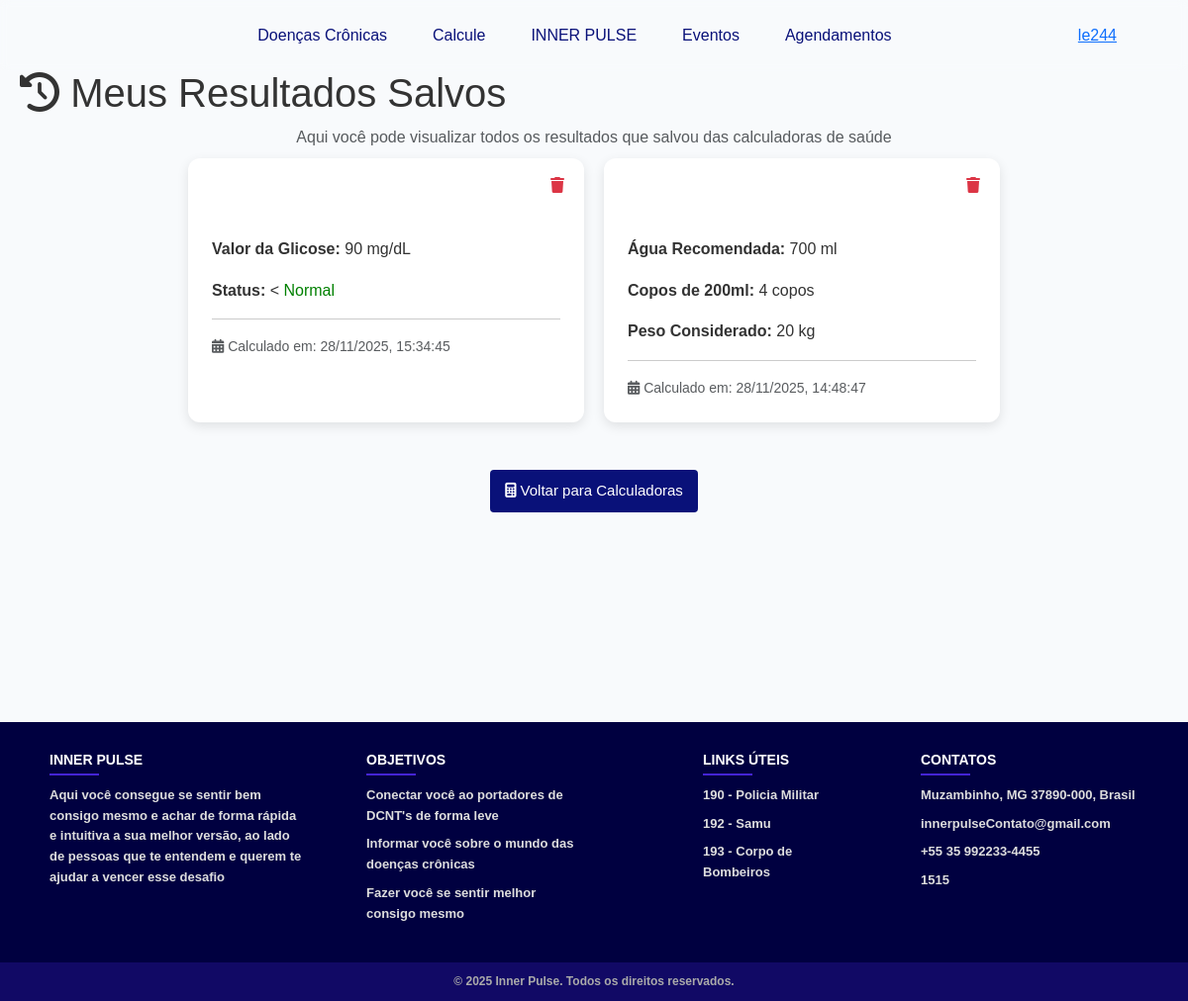
The app's page /meus-resultados/ (signed in) with its own data.
### app/models.py (models this page shows, shortened)
class Usuario(models.Model):
    user = models.OneToOneField(
        User,
        on_delete=models.CASCADE,
        related_name="usuario",
    )
    nome = models.CharField(max_length=100, blank=True, null=True)
    data_nasc = models.DateField(blank=True, null=True)
    cpf = models.CharField(max_length=11, blank=True, null=True)
    telefone = models.CharField(max_length=15, blank=True, null=True)
    email = models.CharField(max_length=100, blank=True, null=True)
    doenca = models.CharField(max_length=100, blank=True, null=True)
    cidade = models.ForeignKey(Cidade, on_delete=models.SET_NULL, null=True, blank=True)
    ocupacao = models.ForeignKey(Ocupacao, on_delete=models.SET_NULL, null=True, blank=True)
    class Meta:
        verbose_name = "Usuário"
        verbose_name_plural = "Usuários"

class ResultadoCalculadora(models.Model):
    TIPO_CHOICES = [
        ('imc', 'IMC'),
        ('glicose', 'Glicose'),
        ('agua', 'Hidratação Diária'),
        ('pressao', 'Pressão Arterial'),
    ]
    usuario = models.ForeignKey(User, on_delete=models.CASCADE)
    tipo_calculo = models.CharField(max_length=20, choices=TIPO_CHOICES)
    resultado = models.JSONField()
    data_criacao = models.DateTimeField(default=timezone.now)
    class Meta:
        ordering = ['-data_criacao']
        verbose_name = "Resultado da Calculadora"
        verbose_name_plural = "Resultados da Calculadora"

### app/views.py (the view)
# urls.py: path('meus-resultados/', MeusResultadosView.as_view(), name='meus_resultados'),
class MeusResultadosView(LoginRequiredMixin, View):
    def get(self, request):
        resultados = ResultadoCalculadora.objects.filter(usuario=request.user)
        return render(request, 'meus_resultados.html', {'resultados': resultados})

### app/templates/meus_resultados.html (shortened to what this page needs)
{% extends "base.html" %}
{% block content %}
<div class="resultados-container">
    <div class="container">
        <div class="row">
            <div class="col-md-12">
                <h1 class="page-title">
                    <i class="fas fa-history"></i> Meus Resultados Salvos
                </h1>
                <p class="text-muted text-center mb-4">
                    Aqui você pode visualizar todos os resultados que salvou das calculadoras de saúde
                </p>
                {% if resultados %}
                    <div class="resultados-horizontal">
                        {% for resultado in resultados %}
                        <div class="resultado-card">
                            <div class="card-header card-header-resultados d-flex justify-content-between align-items-center">
                                <strong>
                                    <i class="fas
                                        {% if resultado.tipo_calculo == 'imc' %}fa-weight-scale
                                        {% elif resultado.tipo_calculo == 'glicose' %}fa-tint
                                        {% elif resultado.tipo_calculo == 'agua' %}fa-glass-water
                                        {% else %}fa-heart-pulse{% endif %}
                                    "></i>
                                </strong>
                                <div>
                                    <small class="text-white me-2">{{ resultado.data_criacao|date:"d/m/Y" }}</small>
                                    <a href="{% url 'deletar_resultado' resultado.id %}"
                                       onclick="return confirm('Tem certeza que quer excluir?')"
                                       class="text-danger">
                                        <i class="fas fa-trash"></i>
                                    </a>
                                </div>
                            </div>
                            <div class="card-body card-body-resultados">
                                {% if resultado.tipo_calculo == 'imc' %}
                                    <p><strong>Valor do IMC:</strong> {{ resultado.resultado.valor }}</p>
                                    <p><strong>Classificação:</strong> {{ resultado.resultado.classificacao }}</p>
                                    <p><strong>Peso:</strong> {{ resultado.resultado.peso }} kg</p>
                                    <p><strong>Altura:</strong> {{ resultado.resultado.altura }} m</p>
                                {% elif resultado.tipo_calculo == 'glicose' %}
                                    <p><strong>Valor da Glicose:</strong> {{ resultado.resultado.valor }} mg/dL</p>
                                    <p><strong>Status:</strong>
                                        {% if resultado.resultado.cor %}
                                            <<span style="color: {{ resultado.resultado.cor|default:'inherit' }}">
                                                {{ resultado.resultado.classificacao }}
                                            </span>
                                        {% else %}
                                            {{ resultado.resultado.classificacao }}
                                        {% endif %}
                                    </p>
                                {% elif resultado.tipo_calculo == 'agua' %}
                                    <p><strong>Água Recomendada:</strong> {{ resultado.resultado.agua_ml }} ml</p>
                                    <p><strong>Copos de 200ml:</strong> {{ resultado.resultado.copos }} copos</p>
                                    <p><strong>Peso Considerado:</strong> {{ resultado.resultado.peso }} kg</p>
                                {% endif %}
                                <hr class="my-3">
                                <p class="text-muted small mb-0">
                                    <i class="fas fa-calendar-alt"></i>
                                    Calculado em: {{ resultado.resultado.data }}
                                </p>
                            </div>
                        </div>
                        {% endfor %}
                    </div>
                    <div class="text-center mt-5">
                        <a href="{% url 'calcule' %}" class="btn btn-primary">
                            <i class="fas fa-calculator"></i> Voltar para Calculadoras
                        </a>
                    </div>
                {% endif %}
            </div>
        </div>
    </div>
</div>
{% endblock %}

### app/templates/partials/_header.html
<nav class="navbar navbar-expand-lg custom-navbar">
  <div class="container-fluid">
    <div class="collapse navbar-collapse" id="navbarText">
      <ul class="navbar-nav mx-auto">
        <li class="nav-item">
          <a class="nav-link {% if request.path == '/doenca/' %}active{% endif %}" href="{% url 'doenca' %}">Doenças
            Crônicas</a>
        </li>
        <li class="nav-item">
          <a class="nav-link {% if request.path == '/calcule/' %}active{% endif %}"
            href="{% url 'calcule' %}">Calcule</a>
        </li>
        <li class="nav-item">
          <a class="nav-link {% if request.path == '/' %}active{% endif %}" href="{% url 'index' %}">INNER PULSE</a>
        </li>
        <li class="nav-item">
          <a class="nav-link {% if request.path == '/evento/' %}active{% endif %}" href="{% url 'evento' %}">Eventos</a>
        </li>
        <li class="nav-item">
          <a class="nav-link {% if request.path == '/agendar/' %}active{% endif %}"
            href="{% url 'agendamento' %}">Agendamentos</a>
        </li>
      </ul>
    </div>
    <div class="login-wrapper ms-auto">
      {% if user.is_authenticated and user.usuario %}
      <a href="{% url 'perfil' %}" class="botao-login">{{ user.usuario.nome }}</a>
      {% else %}
      <a href="{% url 'login' %}" class="btn login-btn">Login</a>
      {% endif %}
    </div>
</nav>

### app/static/css/index.css (style rules this page uses)
body { margin: 0; font-family: Arial, sans-serif; }
.text-center { text-align: center; }
.mb-4 { margin-bottom: 0.5rem !important; }
.card-body { padding: 1.5rem; }

### app/static/css/base.css (style rules this page uses)
* { margin: 0; padding: 0; }

### app/static/css/partials/_header.css (style rules this page uses)
.custom-navbar { background: rgba(255, 255, 255, 0.1); padding: 15px 60px; position: fixed; top: 0; left: 0; width: 100%; z-index: 1000; backdrop-filter: blur(5px); -webkit-backdrop-filter: blur(10px); }
.login-wrapper { margin-left: auto; }
.login-btn, .botao-login { display: inline-block; z-index: 1001; }
.navbar-nav .nav-link { color: rgb(9, 17, 121); font-weight: 500; margin: 0 15px; position: relative; transition: all 0.3s ease; }
.navbar-nav .nav-link::after { content: ''; position: absolute; left: 0; bottom: 0; width: 0; height: 3px; background-color: rgb(9, 17, 121); transition: width 0.3s ease; }

### app/static/css/partials/_footer.css (style rules this page uses)
body { min-height: 100vh; display: flex; flex-direction: column; margin: 0; }

### app/static/css/doenca.css (style rules this page uses)
body { margin: 0; font-family: Arial, sans-serif; background-image: url('../imagens/pgDoenca.jpg'); background-size: cover; background-position: center; background-color: #f5f5f5; }
.btn { display: inline-block; padding: 10px 15px; background-color: rgb(9, 17, 121); color: white; text-decoration: none; border-radius: 4px; font-size: 15px; font-weight: 500; transition: background-color 0.3s ease; border: none; cursor: pointer; }

### app/static/css/calcule.css (style rules this page uses)
body, html { margin: 0; font-family: Arial, sans-serif; background-color: #f5f5f5 !important; height: 100%; margin: 0; padding: 0; }

### app/static/css/evento.css (style rules this page uses)
* { margin: 0; padding: 0; box-sizing: border-box; }
body { font-family: 'Segoe UI', Tahoma, Geneva, Verdana, sans-serif; background-color: #f5f5f5; color: #333; line-height: 1.6; }
.container { max-width: 1200px; margin: 40px auto; padding: 0 20px; }

### app/static/css/login.css (style rules this page uses)
body { margin: 0; padding: 0; font-family: Arial, sans-serif; }

### app/templates/meus_resultados.html (style rules this page uses)
.resultados-container { margin-top: 0; padding-top: 30px; min-height: calc(100vh - 70px); background-color: #f8fafc; }
.resultados-horizontal { display: flex; flex-wrap: wrap; gap: 20px; justify-content: center; padding: 0 15px; }
.resultado-card { flex: 0 0 calc(33.333% - 20px); min-width: 300px; max-width: 400px; border: none; border-radius: 12px; box-shadow: 0 4px 12px rgba(0, 0, 0, 0.1); background: #fff; margin-bottom: 0; }
.card-header-resultados { background: linear-gradient(135deg, #073567); color: white; border-radius: 12px 12px 0 0 !important; padding: 15px 20px; border: none; }
@media (max-width: 1200px) { .resultado-card { flex: 0 0 calc(50% - 20px); } }

### records on screen
ResultadoCalculadora: resultado.valor "90", resultado.classificacao "Normal", resultado.data "28/11/2025, 15:34:45"
ResultadoCalculadora: resultado.agua_ml "700", resultado.copos "4", resultado.peso "20", resultado.data "28/11/2025, 14:48:47"

### other values on screen
{{ user.usuario.nome }} "le244"
